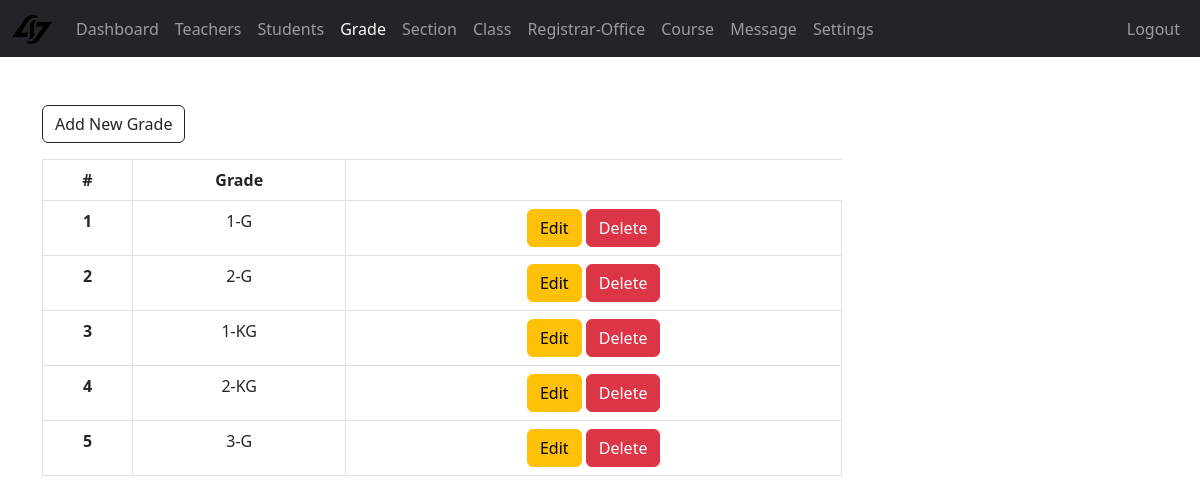
The app's page /admin/grade.php (signed in) with its own data.
### tables this page shows
CREATE TABLE IF NOT EXISTS `grades` (
  `grade_id` int NOT NULL AUTO_INCREMENT,
  `grade` varchar(31) NOT NULL,
  `grade_code` varchar(7) NOT NULL,
  PRIMARY KEY (`grade_id`)
);

### admin/data/grade.php (called while the page is built, shortened)
<?php
function getallGrades($conn){
    $sql= "Select * from grades";
    $stmt = $conn->prepare($sql);
    $stmt->execute();
    if ($stmt->rowCount() >= 1) {
        $grades = $stmt->fetchall();
        return $grades;
    }else {
        return 0;
    }
}
?>

### admin/grade.php (the view, shortened to what this page needs)
<?php
if (isset($_SESSION['admin_id']) && isset($_SESSION['role'])) {
    if ($_SESSION['role'] == 'Admin') {
        include "../db_connect.php";
        include "data/grade.php";
      $grades =  getallGrades($conn);
      ?>
        <!DOCTYPE html>
        <html lang="en">
        <head>
            <link rel="stylesheet" href="https://cdn.jsdelivr.net/npm/bootstrap@5.2.0/dist/css/bootstrap.min.css">
            <link rel="stylesheet" href="../css/style.css">
            <link rel="stylesheet" href="https://cdnjs.cloudflare.com/ajax/libs/font-awesome/4.7.0/css/font-awesome.min.css">
        </head>
        <body>
            <?php
            include "inc/navbar.php";
            if ($grades != 0) {
            ?>
           <div class="container mt-5">
            <a href="grade-add.php" class="btn btn-outline-dark">Add New Grade</a>
               <div class="table-responsive">
               <table class="table table-bordered mt-3 n-table">
  <thead>
    <tr>
      <th scope="col">#</th>
      <th scope="col">Grade</th>
    </tr>
  </thead>
  <tbody>
    <?php $i = 0;
foreach ($grades as $grade  )   { $i++; ?>
    <tr>
      <th scope="row"><?=$i?></th>
      <td>
<?php
  echo $grade['grade'].'-'.
  $grade['grade_code'];
?>
      </td>
      <td>
      <a href="grade-edit.php?grade_id=<?=$grade['grade_id']?>"
                           class="btn btn-warning">Edit</a>
                        <a href="grade-delete.php?grade_id=<?=$grade['grade_id']?>"
                           class="btn btn-danger">Delete</a>
      </td>
    </tr>
    <?php }
?>
  </tbody>
</table>
               </div>
               <?php
            }else{    ?>
            <div class="alert alert-info .w-450 m-5" role="alert">Null!</div>
            <?php   } ?>
           </div>
        </body>
        </html>
<?php
    } else {
        header("Location: ../login.php");
        exit;
    }
} else {
    header("Location: ../login.php");
    exit;
} ?>

### css/style.css (style rules this page uses)
.n-table { max-width: 800px; text-align: center; }

### records on screen
grades: grade "1", grade_code "G"
grades: grade "2", grade_code "G"
grades: grade "1", grade_code "KG"
grades: grade "2", grade_code "KG"
grades: grade "3", grade_code "G"
